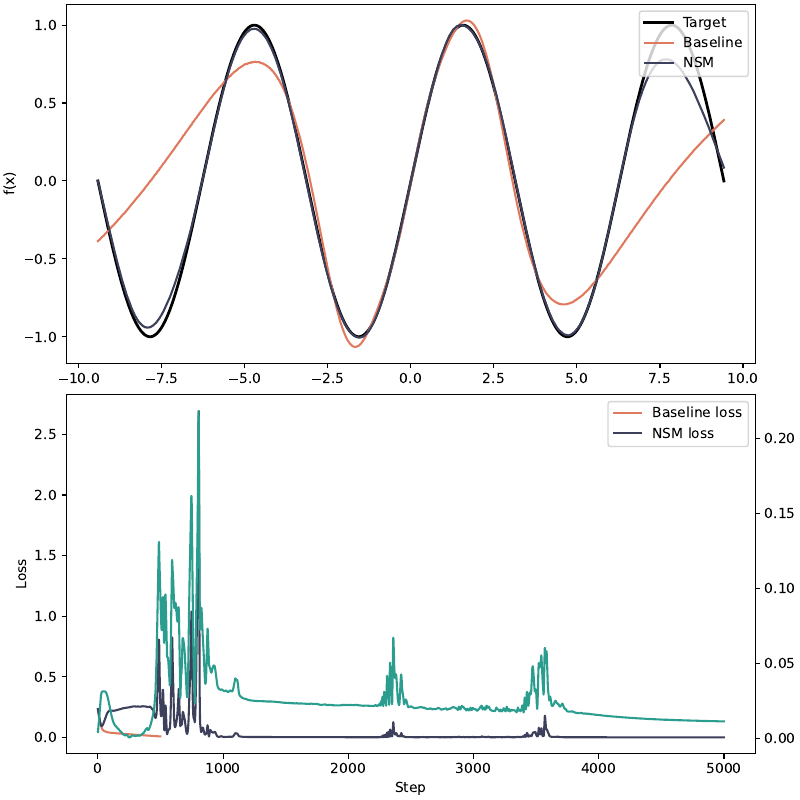

Write the Python code that produced this figure.
import os

import jax
import jax.numpy as jnp
import matplotlib.pyplot as plt
import numpy as np
import optax
from flax import linen as nn
from jax import nn as jnn

from nsm import make_project_grad
from nsm.linalg import lstsq_custom_vjp, lstsq_lsmr
from nsm.optax_nullspace import make_update_fn

os.environ["XLA_FLAGS"] = (
    "--xla_gpu_enable_cublaslt=true --xla_gpu_cublas_fallback=true --xla_gpu_enable_command_buffer=''"
)


class MLP(nn.Module):
    output_dim: 1
    hidden_dim: 64
    num_layers: 3
    activation: "tanh"

    def act_fun(self, x):
        if self.activation == "tanh":
            return jnn.tanh(x)
        if self.activation == "relu":
            return jnn.relu(x)

    @nn.compact
    def __call__(self, x):
        for _ in range(self.num_layers):
            x = nn.Dense(self.hidden_dim)(x)
            x = self.act_fun(x)
        x = nn.Dense(self.output_dim)(x)
        return x


def train_baseline(params, predict, x, y, *, steps: int, lr: float):
    opt = optax.adam(lr)
    opt_state = opt.init(params)

    @jax.jit
    def step(theta, state):
        def loss_fn(t):
            preds = predict(t, x)
            return 0.5 * jnp.mean((preds - y) ** 2)

        loss, grads = jax.value_and_grad(loss_fn)(theta)
        updates, state = opt.update(grads, state)
        theta = optax.apply_updates(theta, updates)
        return theta, state, loss

    losses = []
    for iter in range(steps):
        params, opt_state, loss = step(params, opt_state)
        losses.append(loss)
        print(f"step={iter + 1}, mse_loss={loss:.3f}")

    return params, jnp.stack(losses)


def train_constrained(
    params,
    predict,
    x,
    y,
    collocation,
    *,
    steps: int,
    lr: float,
    gamma: float,
    wm_epochs: int,
):
    def loss_fn(theta, inputs, targets):
        preds = predict(theta, inputs)
        return 0.5 * jnp.mean((preds - targets) ** 2)

    def constraint_fn(theta, *, points, period):
        preds = predict(theta, points)
        preds_shifted = predict(theta, points + period)
        return preds_shifted - preds

    solver = lstsq_custom_vjp(lstsq_lsmr(maxiter=10))
    transform = make_project_grad(
        constraint_fn,
        wm_epochs=wm_epochs,
        num_batches=1,
        gamma=gamma,
        least_squares_solver=solver,
    )
    optim = optax.chain(transform, optax.adam(lr))
    update_fn = make_update_fn(loss_fn, optim, constraint_fn)
    opt_state = optim.init(params)

    losses = []
    residuals = []
    for iter in range(steps):
        loss, params, opt_state, constr = update_fn(
            params,
            opt_state,
            x,
            y,
            points=collocation,
            period=2.0 * jnp.pi,
        )
        losses.append(loss)
        residuals.append(jnp.linalg.norm(constr) / constr.size)
        print(f"step={iter + 1}, mse_loss={loss:.3f}, constr={jnp.linalg.norm(constr):.3f}")

    return params, jnp.stack(losses), jnp.stack(residuals)


def make_data(num_points):
    return jnp.linspace(-2 * jnp.pi, 2 * jnp.pi, num_points).reshape(-1, 1)


def main():
    key = jax.random.PRNGKey(0)
    x_train = make_data(500)
    collocation = jax.random.normal(key, (200,)).reshape(-1, 1) * 4 - 2 * jnp.pi
    y_train = jnp.sin(x_train)
    model = MLP(output_dim=1, hidden_dim=16, num_layers=2, activation="tanh")
    model_key, key = jax.random.split(key)
    model_init, model_apply_ = model.init, model.apply
    params = model_init(model_key, x_train)
    params, unflatten = jax.flatten_util.ravel_pytree(params)
    D = len(params)
    predict = lambda p, x: model_apply_(unflatten(p), x)

    baseline_params, baseline_losses = train_baseline(
        params,
        predict,
        x_train,
        y_train,
        steps=500,
        lr=3e-3,
    )
    constrained_params, constrained_losses, residuals = train_constrained(
        params,
        predict,
        x_train,
        y_train,
        collocation,
        steps=5000,
        lr=3e-3,
        gamma=0.1,
        wm_epochs=20,
    )
    x_plot = jnp.linspace(-3 * jnp.pi, 3 * jnp.pi, 1000).reshape(-1, 1)
    y_true = jnp.sin(x_plot).squeeze(-1)
    baseline_pred = predict(baseline_params, x_plot)
    constrained_pred = predict(constrained_params, x_plot)

    fig, axes = plt.subplots(2, 1, figsize=(8, 8), constrained_layout=True)
    axes[0].plot(x_plot, y_true, label="Target", color="black", linewidth=2)
    axes[0].plot(x_plot, baseline_pred, label="Baseline", color="#E07A5F")
    axes[0].plot(x_plot, constrained_pred, label="NSM", color="#3D405B")
    axes[0].set_ylabel("f(x)")
    axes[0].legend(loc="upper right")

    axes[1].plot(baseline_losses, label="Baseline loss", color="#E07A5F")
    axes[1].plot(constrained_losses, label="NSM loss", color="#3D405B")
    axes[1].set_xlabel("Step")
    axes[1].set_ylabel("Loss")
    axes[1].twinx().plot(residuals, label="NSM residual", color="#2A9D8F")
    axes[1].legend(loc="upper right")

    path = "examples/periodic_regression.pdf"
    fig.savefig(path, dpi=200)
    print("Saved figure to", path)


if __name__ == "__main__":
    main()
